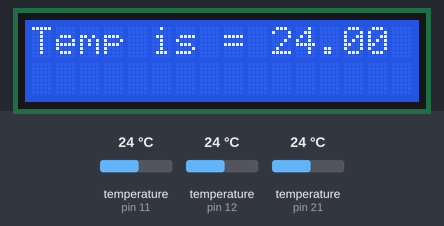
The sketch below on a simulated Arduino Uno, built with avr-gcc and run on an emulated ATmega328P. Shown: 16×2 character LCD. The test bench sets the inputs (shaded band); at power-on: temperature (sensors on pin 11, pin 12, pin 21) 24 °C. What the sketch prints to the serial monitor is not drawn.

Above: at 1.3 s.
1.4 s: temperature (sensor on pin 11) set to 12 °C
At 4.1 s:
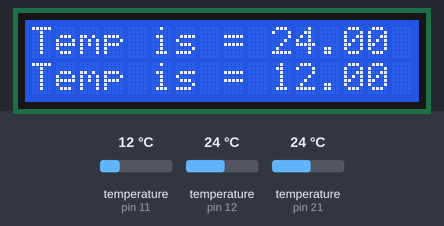
10.1 s: temperature (sensor on pin 12) set to 19 °C
At 18.3 s:
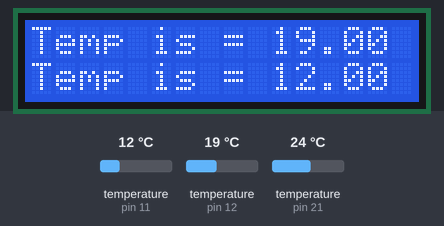
19.0 s: temperature (sensor on pin 11) set to 28 °C
At 20.9 s:
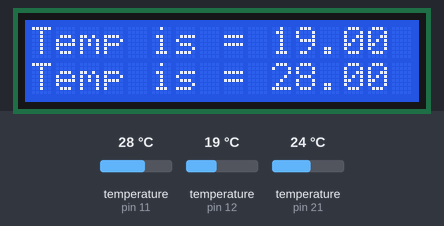
27.7 s: temperature (sensor on pin 12) set to 33 °C
At 35.2 s:
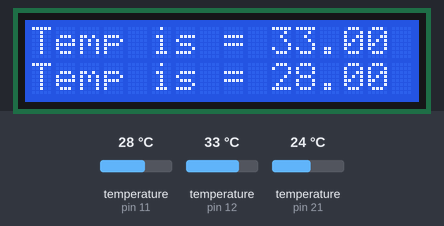
36.4 s: temperature (sensor on pin 11) set to 41 °C
At 37.8 s:
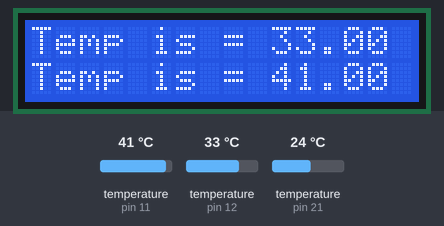
45.1 s: temperature (sensor on pin 12) set to 12 °C
At 52.1 s:
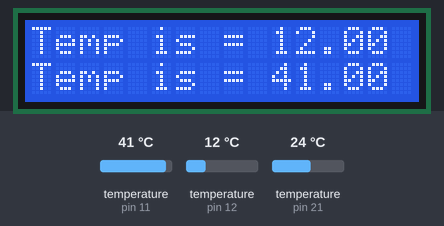
Timing chart, 0 to 53.6 s (numbered marks = the images above; inputs shaded):
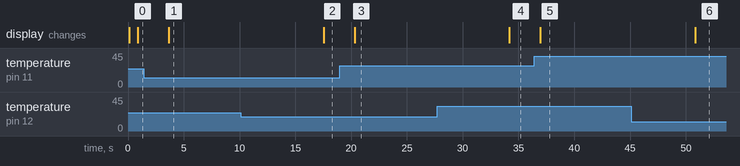

The sketch:

DS18B20.ino
```cpp
#include <Wire.h>

#include <LiquidCrystal_I2C.h>

#include <DallasTemperature.h>
#include <OneWire.h>

LiquidCrystal_I2C lcd(0x27,16,2);
int temp1 = 12;
float temperature1 = 0;
OneWire oneWirePin1(temp1);
DallasTemperature sensors1(&oneWirePin1);
int temp2 = 11;
float temperature2 = 0;
OneWire oneWirePin2(temp2);
DallasTemperature sensors2(&oneWirePin2);
int temp3 = 21;
float temperature3 = 0;
OneWire oneWirePin3(temp3);
DallasTemperature sensors3(&oneWirePin3);
void setup() {
 Serial.begin(9600);
 sensors1.begin();
 sensors2.begin();
 sensors3.begin();
 lcd.init();
 lcd.backlight();
}
void loop() {
Serial.print("Requesting Temperatures from sensors1:\t ");
sensors1.requestTemperatures();
temperature1 = sensors1.getTempCByIndex(0);
Serial.print("Temperature is ");
Serial.print(temperature1);
Serial.println();
lcd.setCursor(0,0);
lcd.print("Temp is = ");
lcd.print(temperature1);
delay(2000);
Serial.print("Requesting Temperatures from sensors2:\t ");
sensors2.requestTemperatures();
temperature2 = sensors2.getTempCByIndex(0);
Serial.print("Temperature is ");
Serial.print(temperature2);
Serial.println();
lcd.setCursor(0,1);
lcd.print("Temp is = ");
lcd.print(temperature2);
delay(2000);
Serial.print("Requesting Temperatures from sensors3:\t ");
sensors3.requestTemperatures();
temperature3 = sensors3.getTempCByIndex(0);
Serial.print("Temperature is ");
Serial.print(temperature3);
delay(2000);
Serial.println();
}
```

Measured:
- after the input at 1.4 s, the display: changes after 2.3 s (image 1)
- after the input at 10.1 s, the display: changes after 7.4 s (image 2)
- after the input at 19.0 s, the display: changes after 1.3 s (image 3)
- after the input at 27.7 s, the display: changes after 6.5 s (image 4)
- after the input at 36.4 s, the display: changes after 0.57 s (image 5)
- after the input at 45.1 s, the display: changes after 5.7 s (image 6)
